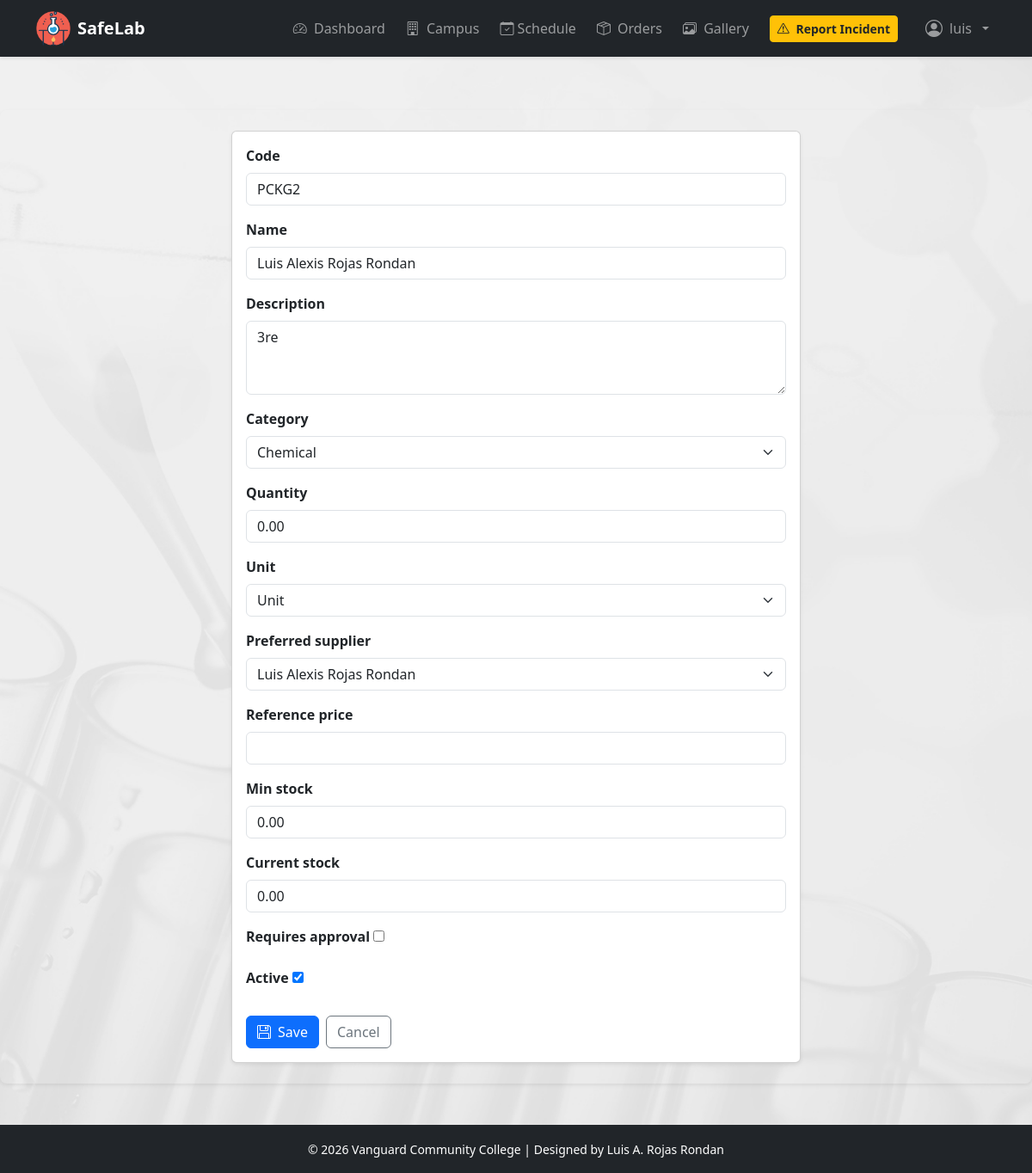
Before: /orders/products/2/edit/ (signed in) with the older database file.
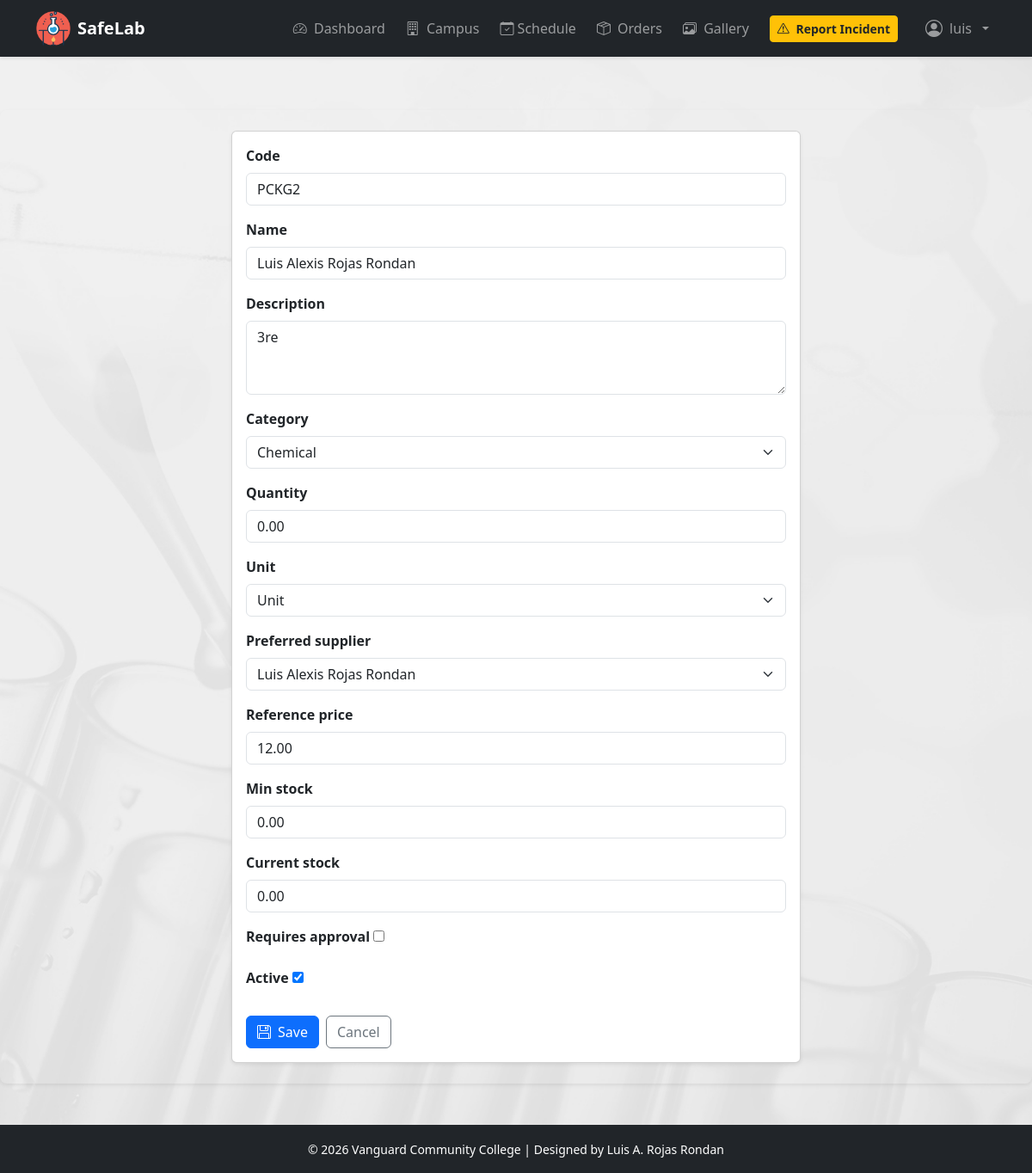
After: the same page with the newer database file.
### apps/orders/models.py (models this page shows, shortened)
class Product(models.Model):
    AUTOCODE = 'PKG'
    code = models.CharField(max_length=50, blank=True, null=True, help_text='Auto')
    name = models.CharField(max_length=200)
    description = models.TextField(blank=True)
    category = models.CharField(
        max_length=20,
        choices=ProductCategory.choices,
        default=ProductCategory.CHEMICAL
    )
    quantity = models.DecimalField(max_digits=10, decimal_places=2, default=0)
    unit = models.CharField(
        max_length=10,
        choices=UnitOfMeasure.choices,
        default=UnitOfMeasure.UNIT
    )
    preferred_supplier = models.ForeignKey(
        Supplier, on_delete=models.SET_NULL,
        null=True, blank=True, related_name='products'
    )
    reference_price = models.DecimalField(
        max_digits=12, decimal_places=2, null=True, blank=True
    )
    min_stock = models.DecimalField(max_digits=10, decimal_places=2, default=0)
    current_stock = models.DecimalField(max_digits=10, decimal_places=2, default=0)
    requires_approval = models.BooleanField(default=False)
    active = models.BooleanField(default=True)
    created_at = models.DateTimeField(auto_now_add=True)
    updated_at = models.DateTimeField(auto_now=True)
    class Meta:
        verbose_name = 'Product'
        verbose_name_plural = 'Products'
        ordering = ['name']

### apps/orders/views.py (the view)
# urls.py: path('products/<int:pk>/edit/', views.edit_product, name='edit_product'),
@login_required
@permission_required('orders.change_product', raise_exception=True)
def edit_product(request, pk):
    product = get_object_or_404(Product, pk=pk)
    form = ProductForm(request.POST or None, instance=product)
    if form.is_valid():
        form.save()
        messages.success(request, 'Product updated.')
        return redirect('orders:product_list')
    return render(request, 'orders/product_form.html', {
        'form': form, 'product': product, 'title': 'Edit Product'
    })

### apps/orders/forms.py
class ProductForm(forms.ModelForm):
    class Meta:
        model = Product
        fields = [
            'code', 'name', 'description', 'category', 'quantity', 'unit',
            'preferred_supplier', 'reference_price', 'min_stock',
            'current_stock', 'requires_approval', 'active'
        ]
        widgets = {
            'code': forms.TextInput(attrs={'class': 'form-control'}),
            'name': forms.TextInput(attrs={'class': 'form-control'}),
            'description': forms.Textarea(attrs={'rows': 3, 'class': 'form-control'}),
            'category': forms.Select(attrs={'class': 'form-select'}),
            'quantity': forms.NumberInput(attrs={'class': 'form-control', 'min': '0.01', 'step': '0.01'}),
            'unit': forms.Select(attrs={'class': 'form-select'}),
            'preferred_supplier': forms.Select(attrs={'class': 'form-select'}),
            'reference_price': forms.NumberInput(attrs={'class': 'form-control', 'step': '0.01'}),
            'min_stock': forms.NumberInput(attrs={'class': 'form-control', 'step': '0.01'}),
            'current_stock': forms.NumberInput(attrs={'class': 'form-control', 'step': '0.01'}),
        }

### templates/orders/product_form.html (shortened to what this page needs)
{% extends "base.html" %}
{% block content %}
<div class="row justify-content-center">
  <div class="col-lg-7">
    <div class="card shadow-sm">
      <div class="card-body">
        <form method="post">
          {% for field in form %}
          <div class="mb-3">
            <label class="form-label fw-semibold">{{ field.label }}</label>
            {{ field }}
          </div>
          {% endfor %}
          <div class="d-flex gap-2 mt-4">
            <button type="submit" class="btn btn-primary">
              <i class="bi bi-floppy me-2"></i>Save
            </button>
            <a href="{% url 'orders:product_list' %}" class="btn btn-outline-secondary">Cancel</a>
          </div>
        </form>
      </div>
    </div>
  </div>
</div>
{% endblock %}

Changed rows visible on the page:
changed Product "PCKG2": reference_price (not shown) → "12.00"
